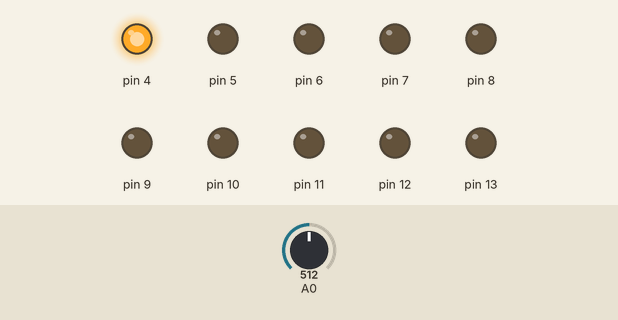
Recording of a sketch running on a simulated Arduino Uno, built with avr-gcc and run on an emulated ATmega328P. On the bench: output pins drawn as LEDs (lit = HIGH). Inputs (shaded band) come from the test bench; at power-on: A0 = 512.

Above: at 0.3 s.
Timing chart, 0 to 1.8 s (numbered marks = the images above):
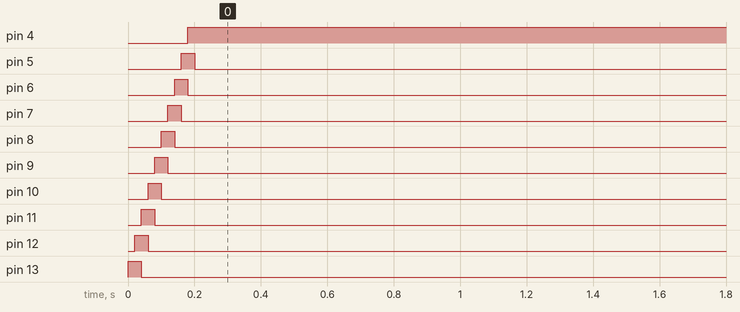

The sketch:

sketch_nov17b.ino
```cpp
#include "param.h"
#include "coeur.c"
#include "cardio.c"

int test = 1;

void setup() {
pinMode(13,OUTPUT);
pinMode(12,OUTPUT);
pinMode(11,OUTPUT);
pinMode(10,OUTPUT);
pinMode(9,OUTPUT);
pinMode(8,OUTPUT);
pinMode(7,OUTPUT);
pinMode(6,OUTPUT);
pinMode(5,OUTPUT);
pinMode(4,OUTPUT);
}

void loop() {
  if ( test == 1 && prendreMesures() >15 ) {
    switch (choixAffichage){
      case 1:
         animercoeur1();
        break;
      case 2:
         animercoeur2();
        break;
      case 3:
         animercoeur3();
        break;
      case 40:
         animercoeur40();
        break;
      case 41:
         animercoeur41();
        break;
      case 42:
         animercoeur42();
        break;
      case 43:
        animercoeur43();
        break;
      case 44:
         animercoeur44();
        break;
      case 45:
         animercoeur45();
        break;
      case 46:
         animercoeur46();
        break;
      case 47:
         animercoeur47();
        break;
      case 48:
         animercoeur48();
        break;
      case 49:
         animercoeur49();
        break;
      case 5:
         animercoeur5();
        break;
      case 6:
         animercoeur6();
        break;
      case 7:
         animercoeur7();
        break;
      case 8:
         animercoeur8();
        break;
      case 9:
         animercoeur9();
        break;
        }
        test = 0;
  } else if (test == 0 && prendreMesures() ==0 ){
      test = 1;
  }
}
```

cardio.c
```cpp
#include "cardio.h"
#include <Arduino.h>

float prendreMesures (){
  return analogRead(0);
}
```

cardio.h
```cpp
#ifdef cardio_h
#define cardio_h
#include <Arduino.h>

float prendreMesures ();

#endif
```

coeur.c
```cpp
#include "coeur.h"
#include <Arduino.h>
#define  pause 20

void animercoeur1(){
    digitalWrite(13, HIGH);
    digitalWrite(12, HIGH);
    digitalWrite(11, HIGH);
    digitalWrite(10, HIGH);
    digitalWrite(9, HIGH);
    digitalWrite(8, HIGH);
    digitalWrite(7, HIGH);
    digitalWrite(6, HIGH);
    digitalWrite(5, HIGH);
    digitalWrite(4, HIGH);
    delay(pause);
    digitalWrite(13, LOW);
    digitalWrite(12, LOW);
    digitalWrite(11, LOW);
    digitalWrite(10, LOW);
    digitalWrite(9, LOW);
    digitalWrite(8, LOW);
    digitalWrite(7, LOW);
    digitalWrite(6, LOW);
    digitalWrite(5, LOW);
    digitalWrite(4, LOW);

}

void animercoeur2(){
    digitalWrite(13, HIGH);
    digitalWrite(11, HIGH);
    digitalWrite(9, HIGH);
    digitalWrite(7, HIGH);
    digitalWrite(5, HIGH);
    delay(pause);
    digitalWrite(13, LOW);
    digitalWrite(11, LOW);
    digitalWrite(9, LOW);
    digitalWrite(7, LOW);
    digitalWrite(5, LOW);
}

void animercoeur3(){
    digitalWrite(13, HIGH);
    digitalWrite(10, HIGH);
    digitalWrite(7, HIGH);
    digitalWrite(4, HIGH);
    delay(pause);
    digitalWrite(13, LOW);
    digitalWrite(10, LOW);
    digitalWrite(7, LOW);
    digitalWrite(4, LOW);
}

void animercoeur40(){
    digitalWrite(13, HIGH);
    delay(pause);
    digitalWrite(13, LOW);
}

void animercoeur41(){
    digitalWrite(12, HIGH);
    delay(pause);
    digitalWrite(12, LOW);
}

void animercoeur42(){
    digitalWrite(11, HIGH);
    delay(pause);
    digitalWrite(11, LOW);
}

void animercoeur43(){
    digitalWrite(10, HIGH);
    delay(pause);
    digitalWrite(10, LOW);
}

void animercoeur44(){
    digitalWrite(9, HIGH);
    delay(pause);
    digitalWrite(9, LOW);
}

void animercoeur45(){
    digitalWrite(8, HIGH);
    delay(pause);
    digitalWrite(8, LOW);
}

void animercoeur46(){
    digitalWrite(7, HIGH);
    delay(pause);
    digitalWrite(7, LOW);
}

void animercoeur47(){
    digitalWrite(6, HIGH);
    delay(pause);
    digitalWrite(6, LOW);
}

void animercoeur48(){
    digitalWrite(5, HIGH);
    delay(pause);
    digitalWrite(5, LOW);
}

void animercoeur49(){
    digitalWrite(4, HIGH);
    delay(pause);
    digitalWrite(4, LOW);
}

void animercoeur5(){
    digitalWrite(13, HIGH);
    delay(pause);
    digitalWrite(13, LOW);
    digitalWrite(12, HIGH);
    delay(pause);
    digitalWrite(12, LOW);
    digitalWrite(11, HIGH);
    delay(pause);
    digitalWrite(11, LOW);
    digitalWrite(10, HIGH);
    delay(pause);
    digitalWrite(10, LOW);
    digitalWrite(9, HIGH);
    delay(pause);
    digitalWrite(9, LOW);
    digitalWrite(8, HIGH);
    delay(pause);
    digitalWrite(8, LOW);
    digitalWrite(7, HIGH);
    delay(pause);
    digitalWrite(7, LOW);
    digitalWrite(6, HIGH);
    delay(pause);
    digitalWrite(6, LOW);
    digitalWrite(5, HIGH);
    delay(pause);
    digitalWrite(5, LOW);
    digitalWrite(4, HIGH);
    delay(pause);
    digitalWrite(4, LOW);
}
void animercoeur6(){
    digitalWrite(13, HIGH);
    delay(pause);
    digitalWrite(4, LOW);
    digitalWrite(12, HIGH);
    delay(pause);
    digitalWrite(13, LOW);
    digitalWrite(11, HIGH);
    delay(pause);
    digitalWrite(12, LOW);
    digitalWrite(10, HIGH);
    delay(pause);
    digitalWrite(11, LOW);
    digitalWrite(9, HIGH);
    delay(pause);
    digitalWrite(10, LOW);
    digitalWrite(8, HIGH);
    delay(pause);
    digitalWrite(9, LOW);
    digitalWrite(7, HIGH);
    delay(pause);
    digitalWrite(8, LOW);
    digitalWrite(6, HIGH);
    delay(pause);
    digitalWrite(7, LOW);
    digitalWrite(5, HIGH);
    delay(pause);
    digitalWrite(6, LOW);
    digitalWrite(4, HIGH);
    delay(pause);
    digitalWrite(5, LOW);
}
void animercoeur7(){
    digitalWrite(13, HIGH);
    delay(pause);
    digitalWrite(12, HIGH);
    delay(pause);
    digitalWrite(11, HIGH);
    delay(pause);
    digitalWrite(10, HIGH);
    delay(pause);
    digitalWrite(9, HIGH);
    delay(pause);
    digitalWrite(8, HIGH);
    delay(pause);
    digitalWrite(7, HIGH);
    delay(pause);
    digitalWrite(6, HIGH);
    delay(pause);
    digitalWrite(5, HIGH);
    delay(pause);
    digitalWrite(4, HIGH);
    delay(pause);

    digitalWrite(13, LOW);
    delay(pause);
    digitalWrite(12, LOW);
    delay(pause);
    digitalWrite(11, LOW);
    delay(pause);
    digitalWrite(10, LOW);
    delay(pause);
    digitalWrite(9, LOW);
    delay(pause);
    digitalWrite(8, LOW);
    delay(pause);
    digitalWrite(7, LOW);
    delay(pause);
    digitalWrite(6, LOW);
    delay(pause);
    digitalWrite(5, LOW);
    delay(pause);
    digitalWrite(4, LOW);
}
void animercoeur8(){
    digitalWrite(13, HIGH);
    digitalWrite(12, HIGH);
    digitalWrite(11, HIGH);
    digitalWrite(10, HIGH);
    digitalWrite(9, HIGH);
    digitalWrite(8, HIGH);
    digitalWrite(7, HIGH);
    digitalWrite(6, HIGH);
    digitalWrite(5, HIGH);
    digitalWrite(4, HIGH);
    digitalWrite(13, LOW);
    delay(pause);
    digitalWrite(13, HIGH);
    digitalWrite(12, LOW);
    delay(pause);
    digitalWrite(12, HIGH);
    digitalWrite(11, LOW);
    delay(pause);
    digitalWrite(11, HIGH);
    digitalWrite(10, LOW);
    delay(pause);
    digitalWrite(10, HIGH);
    digitalWrite(9, LOW);
    delay(pause);
    digitalWrite(9, HIGH);
    digitalWrite(8, LOW);
    delay(pause);
    digitalWrite(8, HIGH);
    digitalWrite(7, LOW);
    delay(pause);
    digitalWrite(7, HIGH);
    digitalWrite(6, LOW);
    delay(pause);
    digitalWrite(6, HIGH);
    digitalWrite(5, LOW);
    delay(pause);
    digitalWrite(5, HIGH);
    digitalWrite(4, LOW);
    delay(pause);
    digitalWrite(4, HIGH);
}
void animercoeur9(){
    digitalWrite(13, HIGH);
    digitalWrite(12, HIGH);
    digitalWrite(11, HIGH);
    digitalWrite(10, HIGH);
    digitalWrite(9, HIGH);
    digitalWrite(8, HIGH);
    digitalWrite(7, HIGH);
    digitalWrite(6, HIGH);
    digitalWrite(5, HIGH);
    digitalWrite(4, HIGH);
    digitalWrite(13, LOW);
    delay(pause);
    digitalWrite(4, HIGH);
    digitalWrite(12, LOW);
    delay(pause);
    digitalWrite(13, HIGH);
    digitalWrite(11, LOW);
    delay(pause);
    digitalWrite(12, HIGH);
    digitalWrite(10, LOW);
    delay(pause);
    digitalWrite(11, HIGH);
    digitalWrite(9, LOW);
    delay(pause);
    digitalWrite(10, HIGH);
    digitalWrite(8, LOW);
    delay(pause);
    digitalWrite(9, HIGH);
    digitalWrite(7, LOW);
    delay(pause);
    digitalWrite(8, HIGH);
    digitalWrite(6, LOW);
    delay(pause);
    digitalWrite(7, HIGH);
    digitalWrite(5, LOW);
    delay(pause);
    digitalWrite(6, HIGH);
    digitalWrite(4, LOW);
    delay(pause);
    digitalWrite(5, HIGH);
}
```

coeur.h
```cpp
#ifdef coeur_h
#define coeur_h
#include <Arduino.h>

void animercoeur1();
void animercoeur2();
void animercoeur3();
void animercoeur40();
void animercoeur41();
void animercoeur42();
void animercoeur43();
void animercoeur44();
void animercoeur45();
void animercoeur46();
void animercoeur47();
void animercoeur48();
void animercoeur49();
void animercoeur5();
void animercoeur6();
void animercoeur7();
void animercoeur8();
void animercoeur9();
#endif
```

param.h
```cpp
#define choixAffichage 6
```

Measured:
- by itself, pin 4: LOW → HIGH at 0.18 s
- by itself, pin 5: LOW → HIGH at 0.16 s, → LOW 0.04 s later
- by itself, pin 6: LOW → HIGH at 0.14 s, → LOW 0.04 s later
- by itself, pin 7: LOW → HIGH at 0.12 s, → LOW 0.04 s later
- by itself, pin 8: LOW → HIGH at 0.10 s, → LOW 0.04 s later
- by itself, pin 9: LOW → HIGH at 0.08 s, → LOW 0.04 s later
- by itself, pin 10: LOW → HIGH at 0.06 s, → LOW 0.04 s later
- by itself, pin 11: LOW → HIGH at 0.04 s, → LOW 0.04 s later
